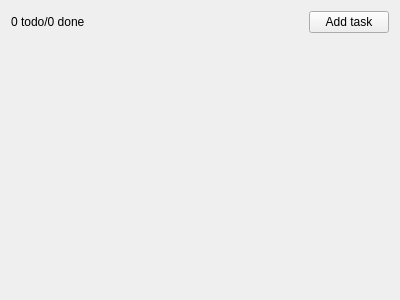
<?xml version="1.0" encoding="UTF-8"?>
<ui version="4.0">
 <class>MainWindow</class>
 <widget class="QMainWindow" name="MainWindow">
  <property name="geometry">
   <rect>
    <x>0</x>
    <y>0</y>
    <width>400</width>
    <height>300</height>
   </rect>
  </property>
  <property name="windowTitle">
   <string>Todo</string>
  </property>
  <widget class="QWidget" name="centralWidget">
   <layout class="QVBoxLayout" name="verticalLayout">
    <item>
     <layout class="QHBoxLayout" name="toolbarLayout">
      <item>
       <widget class="QLabel" name="statusLabel">
        <property name="text">
         <string>0 todo/0 done</string>
        </property>
       </widget>
      </item>
      <item>
       <spacer name="horizontalSpacer">
        <property name="orientation">
         <enum>Qt::Horizontal</enum>
        </property>
        <property name="sizeHint" stdset="0">
         <size>
          <width>40</width>
          <height>20</height>
         </size>
        </property>
       </spacer>
      </item>
      <item>
       <widget class="QPushButton" name="addTaskButton">
        <property name="text">
         <string>Add task</string>
        </property>
       </widget>
      </item>
     </layout>
    </item>
    <item>
     <layout class="QVBoxLayout" name="taskLayout"/>
    </item>
    <item>
     <spacer name="verticalSpacer">
      <property name="orientation">
       <enum>Qt::Vertical</enum>
      </property>
      <property name="sizeHint" stdset="0">
       <size>
        <width>358</width>
        <height>240</height>
       </size>
      </property>
     </spacer>
    </item>
   </layout>
  </widget>
 </widget>
 <layoutdefault spacing="6" margin="11"/>
 <resources/>
 <connections/>
</ui>
